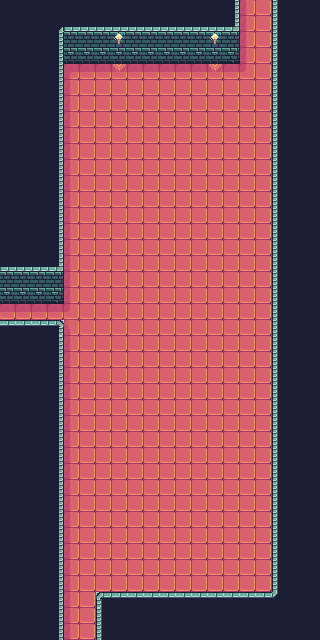

Below is a game level as drawn by its tile map, then a one-line description and the .tmx file that defines it, in full:
An orthogonal 20x40 tile map with 16x16 px tiles, 2 tile layers (prototype, base) and 3 objects (north_exit, west_exit, south_exit).

<map version="1.10" tiledversion="1.10.2" orientation="orthogonal" renderorder="right-down" width="20" height="40" tilewidth="16" tileheight="16" infinite="0" nextlayerid="11" nextobjectid="4">
 <tileset firstgid="1" source="../FaerieForest_PetricakeGamesTSX.tsx" />
 <layer id="1" name="prototype" width="20" height="40">
  <data encoding="csv">
163,163,163,163,163,163,163,163,163,163,163,163,163,163,166,169,169,166,163,163,
163,163,163,163,163,163,163,163,163,163,163,163,163,163,166,169,169,166,163,163,
163,163,163,166,166,166,166,168,166,166,166,166,166,168,166,169,169,166,163,163,
163,163,163,166,166,166,166,166,166,166,166,166,166,166,166,169,169,166,163,163,
163,163,163,166,169,169,169,169,169,169,169,169,169,169,169,169,169,166,163,163,
163,163,163,166,169,169,169,169,169,169,169,169,169,169,169,169,169,166,163,163,
163,163,163,166,169,169,169,169,169,169,169,169,169,169,169,169,169,166,163,163,
163,163,163,166,169,169,169,169,169,169,169,169,169,169,169,169,169,166,163,163,
163,163,163,166,169,169,169,169,169,169,169,169,169,169,169,169,169,166,163,163,
163,163,163,166,169,169,169,169,169,169,169,169,169,169,169,169,169,166,163,163,
163,163,163,166,169,169,169,169,169,169,169,169,169,169,169,169,169,166,163,163,
163,163,163,166,169,169,169,169,169,169,169,169,169,169,169,169,169,166,163,163,
163,163,163,166,169,169,169,169,169,169,169,169,169,169,169,169,169,166,163,163,
163,163,163,166,169,169,169,169,169,169,169,169,169,169,169,169,169,166,163,163,
163,163,163,166,169,169,169,169,169,169,169,169,169,169,169,169,169,166,163,163,
163,163,163,166,169,169,169,169,169,169,169,169,169,169,169,169,169,166,163,163,
163,163,163,166,169,169,169,169,169,169,169,169,169,169,169,169,169,166,163,163,
166,166,166,166,169,169,169,169,169,169,169,169,169,169,169,169,169,166,163,163,
166,166,166,166,169,169,169,169,169,169,169,169,169,169,169,169,169,166,163,163,
169,169,169,169,169,169,169,169,169,169,169,169,169,169,169,169,169,166,163,163,
166,166,166,166,169,169,169,169,169,169,169,169,169,169,169,169,169,166,163,163,
163,163,163,166,169,169,169,169,169,169,169,169,169,169,169,169,169,166,163,163,
163,163,163,166,169,169,169,169,169,169,169,169,169,169,169,169,169,166,163,163,
163,163,163,166,169,169,169,169,169,169,169,169,169,169,169,169,169,166,163,163,
163,163,163,166,169,169,169,169,169,169,169,169,169,169,169,169,169,166,163,163,
163,163,163,166,169,169,169,169,169,169,169,169,169,169,169,169,169,166,163,163,
163,163,163,166,169,169,169,169,169,169,169,169,169,169,169,169,169,166,163,163,
163,163,163,166,169,169,169,169,169,169,169,169,169,169,169,169,169,166,163,163,
163,163,163,166,169,169,169,169,169,169,169,169,169,169,169,169,169,166,163,163,
163,163,163,166,169,169,169,169,169,169,169,169,169,169,169,169,169,166,163,163,
163,163,163,166,169,169,169,169,169,169,169,169,169,169,169,169,169,166,163,163,
163,163,163,166,169,169,169,169,169,169,169,169,169,169,169,169,169,166,163,163,
163,163,163,166,169,169,169,169,169,169,169,169,169,169,169,169,169,166,163,163,
163,163,163,166,169,169,169,169,169,169,169,169,169,169,169,169,169,166,163,163,
163,163,163,166,169,169,169,169,169,169,169,169,169,169,169,169,169,166,163,163,
163,163,163,166,169,169,169,169,169,169,169,169,169,169,169,169,169,166,163,163,
163,163,163,166,169,169,169,169,169,169,169,169,169,169,169,169,169,166,163,163,
163,163,163,166,169,169,166,166,166,166,166,166,166,166,166,166,166,166,163,163,
163,163,163,166,169,169,166,163,163,163,163,163,163,163,163,163,163,163,163,163,
163,163,163,166,169,169,166,163,163,163,163,163,163,163,163,163,163,163,163,163
</data>
 </layer>
 <layer id="10" name="base" width="20" height="40">
  <data encoding="csv">
115,115,115,115,115,115,115,115,115,115,115,115,115,115,37,61,41,40,115,115,
115,115,115,1,5,5,5,5,5,5,5,5,5,5,42,61,41,40,115,115,
115,115,115,37,21,21,21,7,21,21,21,21,21,7,164,61,41,40,115,115,
115,115,115,37,8,8,8,8,8,8,8,8,8,8,60,61,41,40,115,115,
115,115,115,37,43,26,26,25,26,26,26,26,26,25,26,79,41,40,115,115,
115,115,115,37,61,41,41,41,41,41,41,41,41,41,41,41,41,40,115,115,
115,115,115,37,61,41,41,41,41,41,41,41,41,41,41,41,41,40,115,115,
115,115,115,37,61,41,41,41,41,41,41,41,41,41,41,41,41,40,115,115,
115,115,115,37,61,41,41,41,41,41,41,41,41,41,41,41,41,40,115,115,
115,115,115,37,61,41,41,41,41,41,41,41,41,41,41,41,41,40,115,115,
115,115,115,37,61,41,41,41,41,41,41,41,41,41,41,41,41,40,115,115,
115,115,115,37,61,41,41,41,41,41,41,41,41,41,41,41,41,40,115,115,
115,115,115,37,61,41,41,41,41,41,41,41,41,41,41,41,41,40,115,115,
115,115,115,37,61,41,41,41,41,41,41,41,41,41,41,41,41,40,115,115,
115,115,115,37,61,41,41,41,41,41,41,41,41,41,41,41,41,40,115,115,
115,115,115,37,61,41,41,41,41,41,41,41,41,41,41,41,41,40,115,115,
5,5,5,42,61,41,41,41,41,41,41,41,41,41,41,41,41,40,115,115,
21,21,21,164,61,41,41,41,41,41,41,41,41,41,41,41,41,40,115,115,
8,8,8,60,61,41,41,41,41,41,41,41,41,41,41,41,41,40,115,115,
26,26,26,26,79,41,41,41,41,41,41,41,41,41,41,41,41,40,115,115,
6,6,6,27,80,41,41,41,41,41,41,41,41,41,41,41,41,40,115,115,
115,115,115,37,61,41,41,41,41,41,41,41,41,41,41,41,41,40,115,115,
115,115,115,37,61,41,41,41,41,41,41,41,41,41,41,41,41,40,115,115,
115,115,115,37,61,41,41,41,41,41,41,41,41,41,41,41,41,40,115,115,
115,115,115,37,61,41,41,41,41,41,41,41,41,41,41,41,41,40,115,115,
115,115,115,37,61,41,41,41,41,41,41,41,41,41,41,41,41,40,115,115,
115,115,115,37,61,41,41,41,41,41,41,41,41,41,41,41,41,40,115,115,
115,115,115,37,61,41,41,41,41,41,41,41,41,41,41,41,41,40,115,115,
115,115,115,37,61,41,41,41,41,41,41,41,41,41,41,41,41,40,115,115,
115,115,115,37,61,41,41,41,41,41,41,41,41,41,41,41,41,40,115,115,
115,115,115,37,61,41,41,41,41,41,41,41,41,41,41,41,41,40,115,115,
115,115,115,37,61,41,41,41,41,41,41,41,41,41,41,41,41,40,115,115,
115,115,115,37,61,41,41,41,41,41,41,41,41,41,41,41,41,40,115,115,
115,115,115,37,61,41,41,41,41,41,41,41,41,41,41,41,41,40,115,115,
115,115,115,37,61,41,41,41,41,41,41,41,41,41,41,41,41,40,115,115,
115,115,115,37,61,41,41,41,41,41,41,41,41,41,41,41,41,40,115,115,
115,115,115,37,61,41,41,41,41,41,41,41,41,41,41,41,41,40,115,115,
115,115,115,37,61,41,9,6,6,6,6,6,6,6,6,6,6,76,115,115,
115,115,115,37,61,41,40,115,115,115,115,115,115,115,115,115,115,115,115,115,
115,115,115,37,61,41,40,115,115,115,115,115,115,115,115,115,115,115,115,115
</data>
 </layer>
 <objectgroup id="9" name="objects_01">
  <object id="1" name="north_exit" x="256.5" y="2.5">
   <point />
  </object>
  <object id="2" name="west_exit" x="0.375" y="311.125">
   <point />
  </object>
  <object id="3" name="south_exit" x="79.75" y="639">
   <point />
  </object>
 </objectgroup>
</map>
